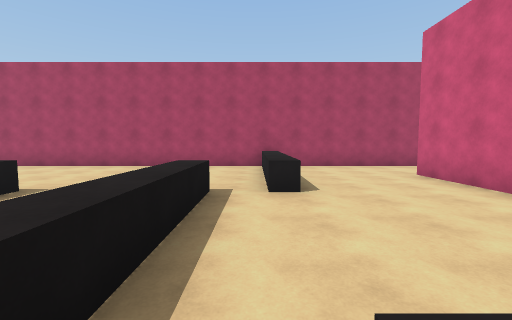
view 1 (above)

21 first-person views from a walk through a 3-D level made in the Unity game engine. The camera is 1.5 m above the floor, tilts 4° down and sees 90° across. The floor is counted in squares, 1.89 m on a side. Each view is taken from the middle of a square. On the plan, view 1 faces up. The plan holds only what a view shows up to about 10 squares ahead; the rest is blank. The place goes on beyond the plan. The player is left out.

view 2
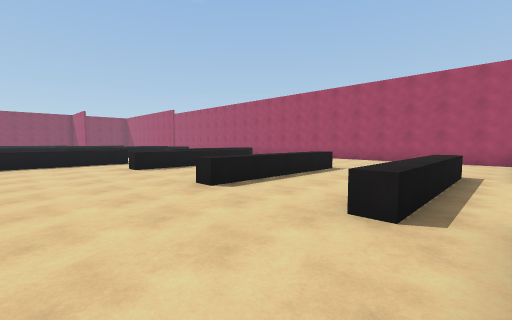

view 3
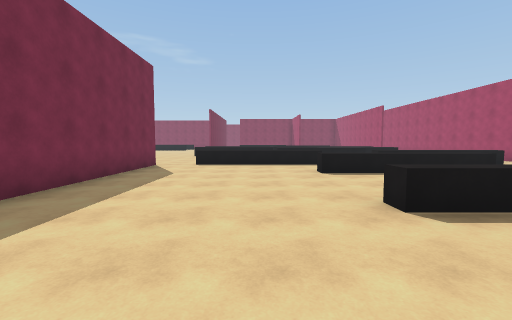

view 4
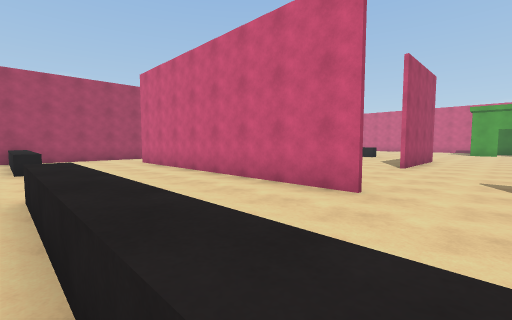

view 5
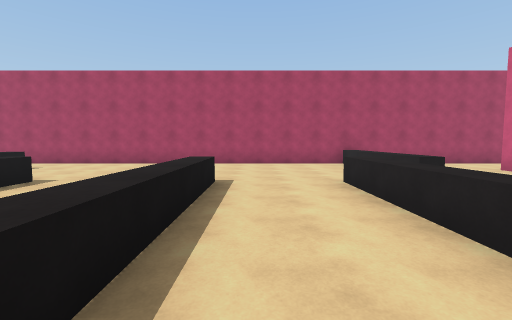

view 6
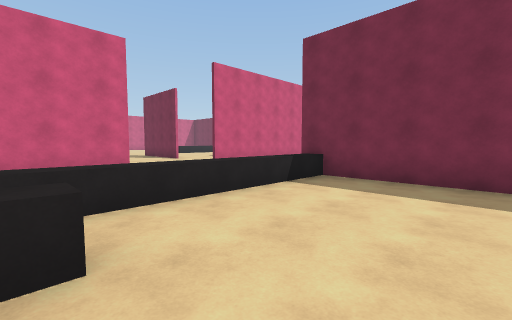

view 7
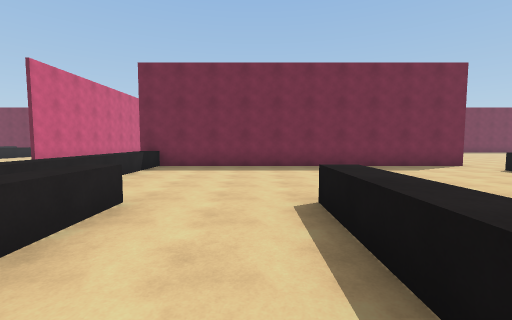

view 8
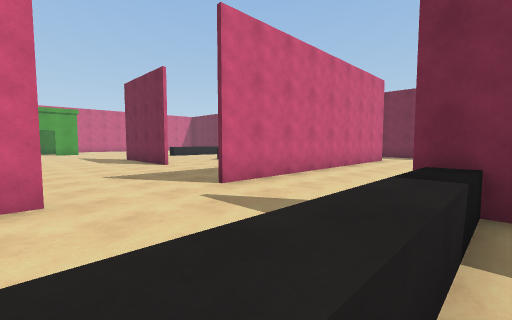

view 9
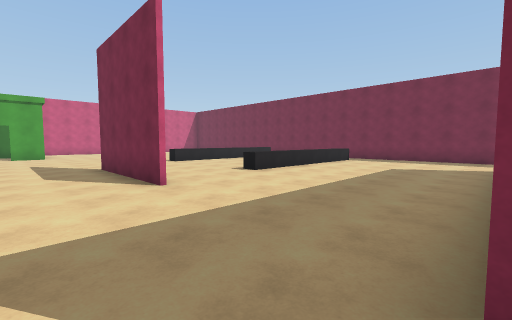

view 10
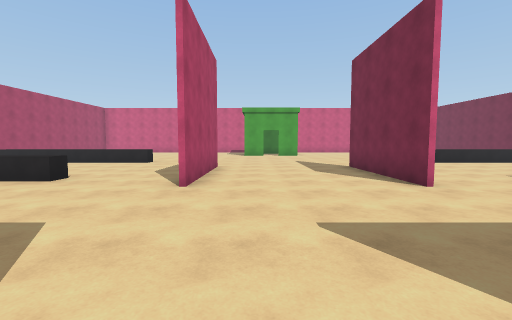

view 11
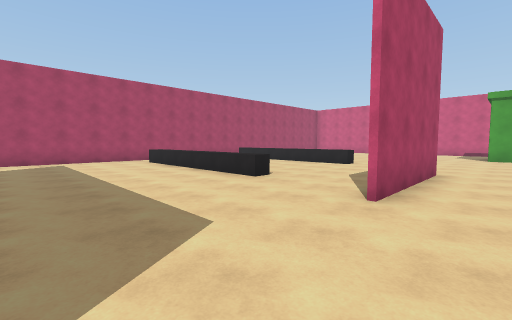

view 12
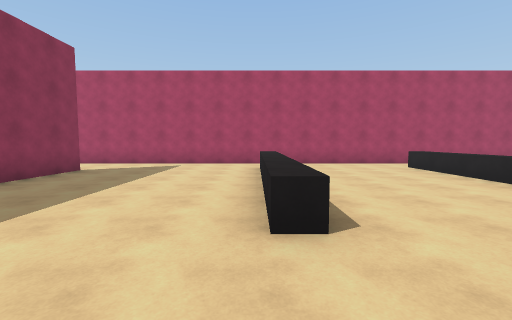

view 13
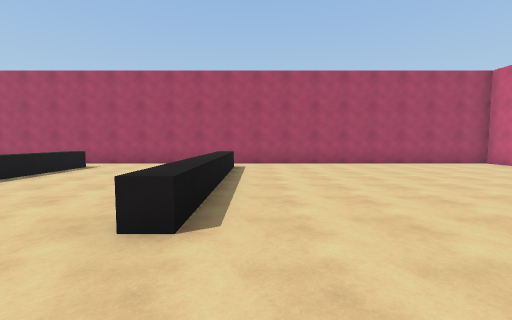

view 14
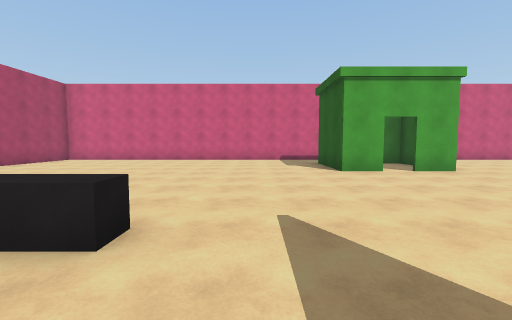

view 15
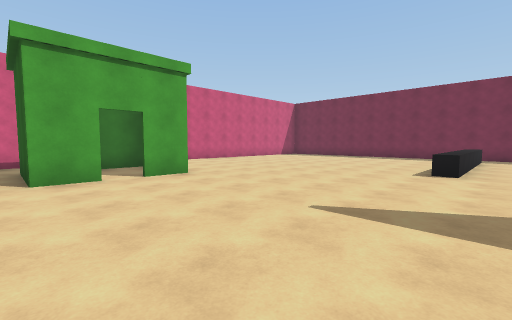

view 16
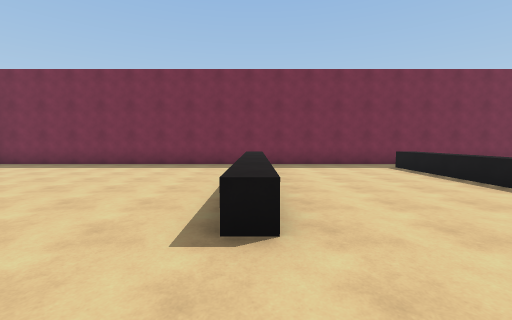

view 17
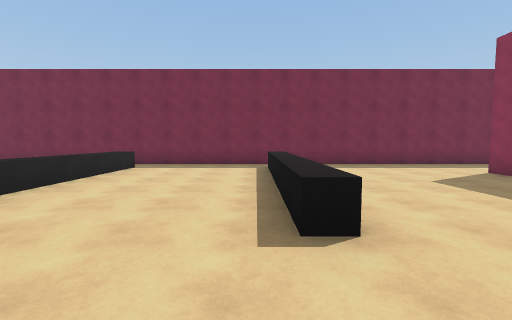

view 18
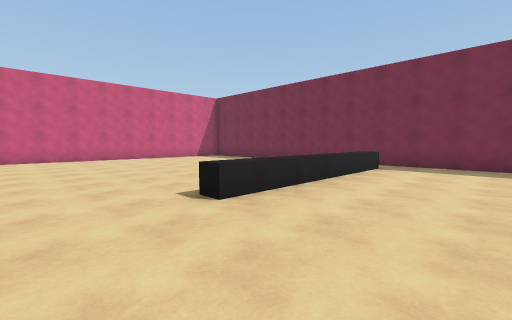

view 19
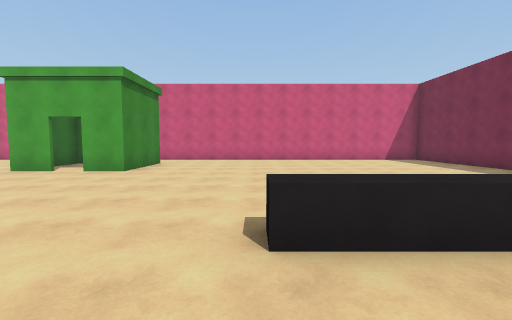

view 20
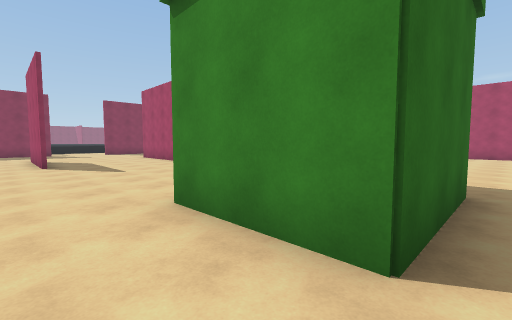

view 21
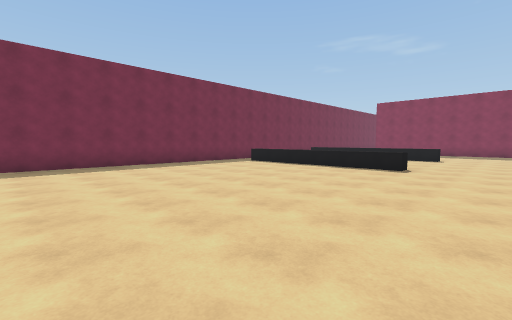

### Floor plan
Key: @ floor where view 1 was taken; # wall or solid block; . floor; ^ raised ledge; H house.
Columns run from 10 left of view 1 to 22 right of it. Each row starts with its distance up from view 1.
  9 #################################
  8 ...........^.....................
  7 ...........^............^........
  6 ^..........^..#.........^........
  5 ^ .. ......^..#.........^........
  4 ^ ^.  ^..^....#.........^........
  3 ^ ^.  ^..^....#.........^........
  2   ^   ^..^....#.........^........
  1   ^.. ^..^....#..................
  0 ^.^...^..^@^..#..................
 -1 ^..........^..#..................
 -2 ^..........^..#....####......HHH.
 -3 ^..........^.................H..H
 -4 ^..........^....................H
 -5 . ########^^.................HHHH
 -6 ##          ..#....####..........
 -7             ..#..................
 -8             ..#..................
 -9             ..#.........^........
-10             ..#.........^........
-11             ..#.........^........
-12              .#.........^........
-13              .#.........^........
-14              ...........^........
-15              ..... ^....^........
-16             ...... ..............
-17             #####################

Where each view was taken, in squares from view 1:
view 1: 0 up, 0 right, facing up
view 2: 3 down, 0 right, facing up-left
view 3: 2 down, 1 left, facing left
view 4: 4 down, 0 right, facing up-right
view 5: 1 down, 3 left, facing up
view 6: 0 up, 3 left, facing down-right
view 7: 3 up, 3 left, facing down
view 8: 2 down, 0 right, facing down-right
view 9: 4 down, 4 right, facing down-right
view 10: 3 down, 4 right, facing right
view 11: 3 down, 5 right, facing up-right
view 12: 1 down, 9 right, facing up
view 13: 1 down, 15 right, facing up
view 14: 0 up, 12 right, facing right
view 15: 2 down, 13 right, facing down-right
view 16: 7 down, 14 right, facing down
view 17: 7 down, 10 right, facing down
view 18: 7 down, 11 right, facing down-right
view 19: 9 down, 12 right, facing right
view 20: 7 down, 22 right, facing up-left
view 21: 7 down, 22 right, facing down-left
